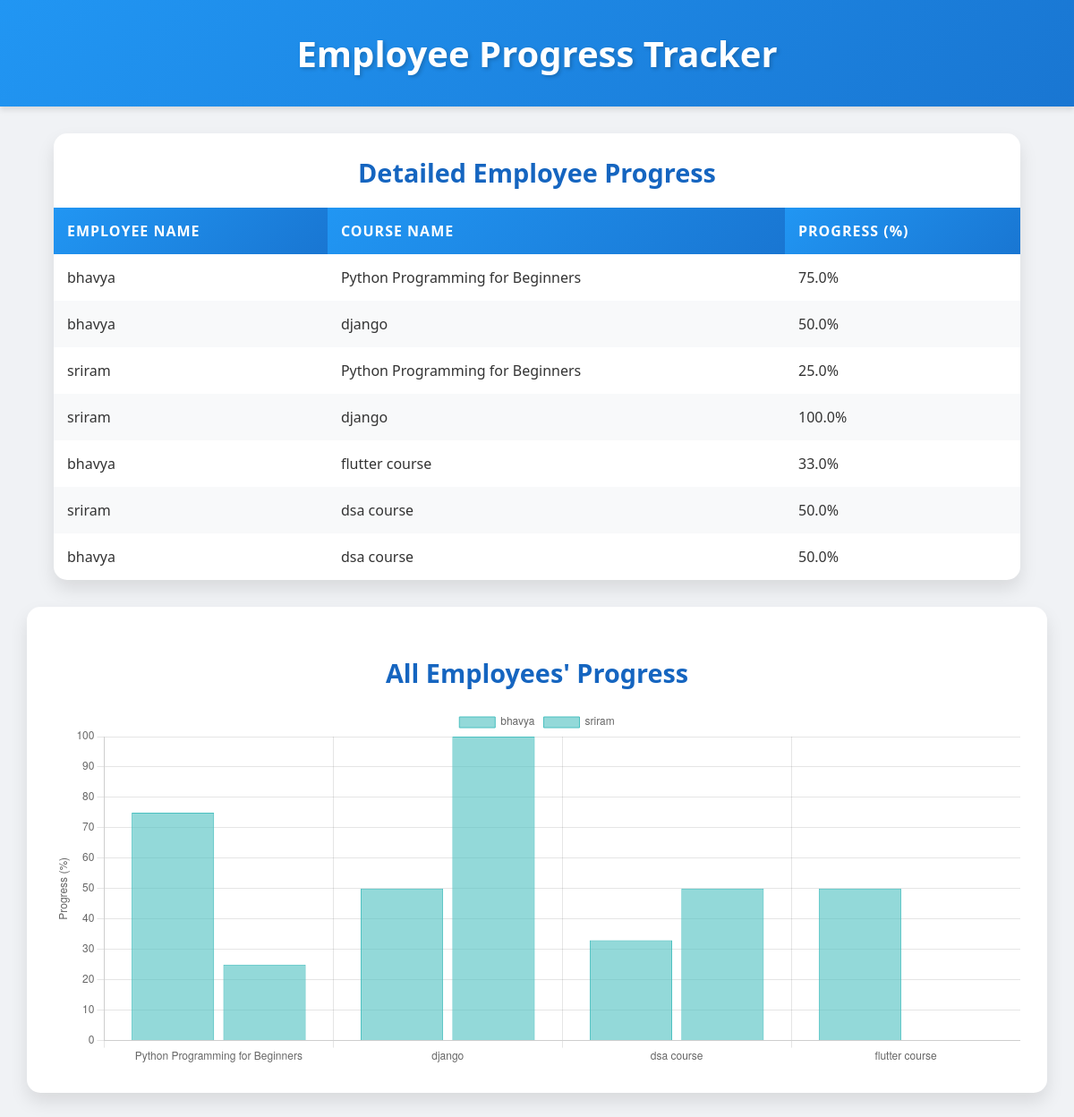
/dashboard/progress/ (signed in), run on the app's committed database.
### dashboards/models.py (models this page shows, shortened)
class EmployeeCourseProgress(models.Model):
    employee = models.ForeignKey(
        'authentication.User',
        on_delete=models.CASCADE,
        related_name='course_progress'
    )
    course = models.ForeignKey(
        Course,
        on_delete=models.CASCADE,
        related_name='progress'
    )
    progress_percentage = models.FloatField(default=0.0)  # Track course progress
    completed_on = models.DateTimeField(null=True, blank=True)
    class Meta:
        unique_together = ('employee', 'course')

class Course(models.Model):
    course_id = models.AutoField(primary_key=True)
    title = models.CharField(max_length=255, unique=True)
    description = models.TextField(null=True, blank=True)
    created_by = models.ForeignKey(
        'authentication.User',
        on_delete=models.CASCADE,
        limit_choices_to={'role__role_name': 'Admin'},
        related_name='created_courses'
    )
    created_at = models.DateTimeField(auto_now_add=True)
    employees = models.ManyToManyField(
        'authentication.User',
        related_name='enrolled_courses',
        limit_choices_to={'role__role_name': 'Employee'},
        blank=True
    )

### authentication/models.py (models this page shows, shortened)
class User(models.Model):
    name = models.CharField(max_length=100)
    email = models.EmailField(unique=True)
    password = models.CharField(max_length=255)
    role = models.ForeignKey(Role, on_delete=models.CASCADE)

### dashboards/views.py (the view)
# urls.py: path('progress/', views.progress_view, name='employee_progress'),
@role_required(allowed_roles=['Manager', 'Admin'])
def progress_view(request):
    progress_data = EmployeeCourseProgress.objects.select_related('employee', 'course').all()
    courses = list(progress_data.values_list('course__title', flat=True).distinct())
    chart_data = {}
    for progress in progress_data:
        username = progress.employee.name
        if username not in chart_data:
            chart_data[username] = []
        chart_data[username].append(progress.progress_percentage)
    return render(request, 'dashboards/progress_tracker.html', {
        'progress_data': progress_data,
        'courses': courses,
        'chart_data': chart_data
    })

### dashboards/templates/dashboards/progress_tracker.html (shortened to what this page needs)
<!DOCTYPE html>
<html lang="en">
<head>
</head>
<body>
    <header>
        <h1>Employee Progress Tracker</h1>
    </header>
    <div class="table-container">
        <h2 style="text-align:center;">Detailed Employee Progress</h2>
        <table>
            <thead>
                <tr>
                    <th>Employee Name</th>
                    <th>Course Name</th>
                    <th>Progress (%)</th>
                </tr>
            </thead>
            <tbody>
                {% for progress in progress_data %}
                <tr>
                    <td>{{ progress.employee.name }}</td>
                    <td>{{ progress.course.title }}</td>
                    <td>{{ progress.progress_percentage }}%</td>
                </tr>
                {% endfor %}
            </tbody>
        </table>
    </div>
    <div class="chart-container">
        <h2>All Employees' Progress</h2>
        <canvas id="progressChart"></canvas>
    </div>
    <script>
        const ctx = document.getElementById('progressChart').getContext('2d');
        const data = {
            labels: {{ courses|safe }},
            datasets: [
                {% for employee, dataset in chart_data.items %}
                {
                    label: "{{ employee }}",
                    data: {{ dataset|safe }},
                    backgroundColor: "rgba(75, 192, 192, 0.6)",
                    borderColor: "rgba(75, 192, 192, 1)",
                    borderWidth: 1
                },
                {% endfor %}
            ]
        };
        const config = {
            type: 'bar',
            data: data,
            options: {
                responsive: true,
                scales: {
                    y: {
                        beginAtZero: true,
                        title: {
                            display: true,
                            text: 'Progress (%)'
                        }
                    }
                }
            }
        };
        new Chart(ctx, config);
    </script>
</body>
</html>

### dashboards/templates/dashboards/progress_tracker.html (style rules this page uses)
body { font-family: 'Segoe UI', Tahoma, Geneva, Verdana, sans-serif; margin: 0; padding: 0; background-color: #f0f2f5; color: #333; }
header { background: linear-gradient(135deg, #2196F3, #1976D2); color: white; text-align: center; padding: 2rem 0; box-shadow: 0 4px 6px rgba(0,0,0,0.1); }
header h1 { margin: 0; font-size: 2.5rem; text-shadow: 2px 2px 4px rgba(0,0,0,0.2); }
.table-container, .chart-container { margin: 30px auto; width: 90%; max-width: 1200px; background: white; border-radius: 15px; overflow: hidden; box-shadow: 0 10px 20px rgba(0,0,0,0.1); transition: all 0.3s ease; }
table { width: 100%; border-collapse: separate; border-spacing: 0; margin-bottom: 0; }
table th, table td { padding: 15px; border: none; text-align: left; }
table th { background: linear-gradient(135deg, #2196F3, #1976D2); color: white; font-weight: bold; text-transform: uppercase; letter-spacing: 1px; }
table tbody tr:nth-child(even) { background-color: #f8f9fa; }
.chart-container { padding: 30px; }
.chart-container h2, .table-container h2 { text-align: center; margin-bottom: 20px; color: #1565C0; font-size: 1.8rem; }
canvas { width: 100%; max-height: 400px; }

### data on the page
EmployeeCourseProgress: employee.name "bhavya", course "Python Programming for Beginners", progress_percentage "75.0"
EmployeeCourseProgress: employee.name "bhavya", course "django", progress_percentage "50.0"
EmployeeCourseProgress: employee.name "sriram", course "Python Programming for Beginners", progress_percentage "25.0"
EmployeeCourseProgress: employee.name "sriram", course "django", progress_percentage "100.0"
EmployeeCourseProgress: employee.name "bhavya", course "flutter course", progress_percentage "33.0"
EmployeeCourseProgress: employee.name "sriram", course "dsa course", progress_percentage "50.0"
EmployeeCourseProgress: employee.name "bhavya", course "dsa course", progress_percentage "50.0"

### other printed values
chart data {{ courses|safe }} ['Python Programming for Beginners', 'django', 'dsa course', 'flutter course']
chart data {{ employee }} bhavya, sriram
chart data {{ dataset|safe }} [75.0, 50.0, 33.0, 50.0], [25.0, 100.0, 50.0]
